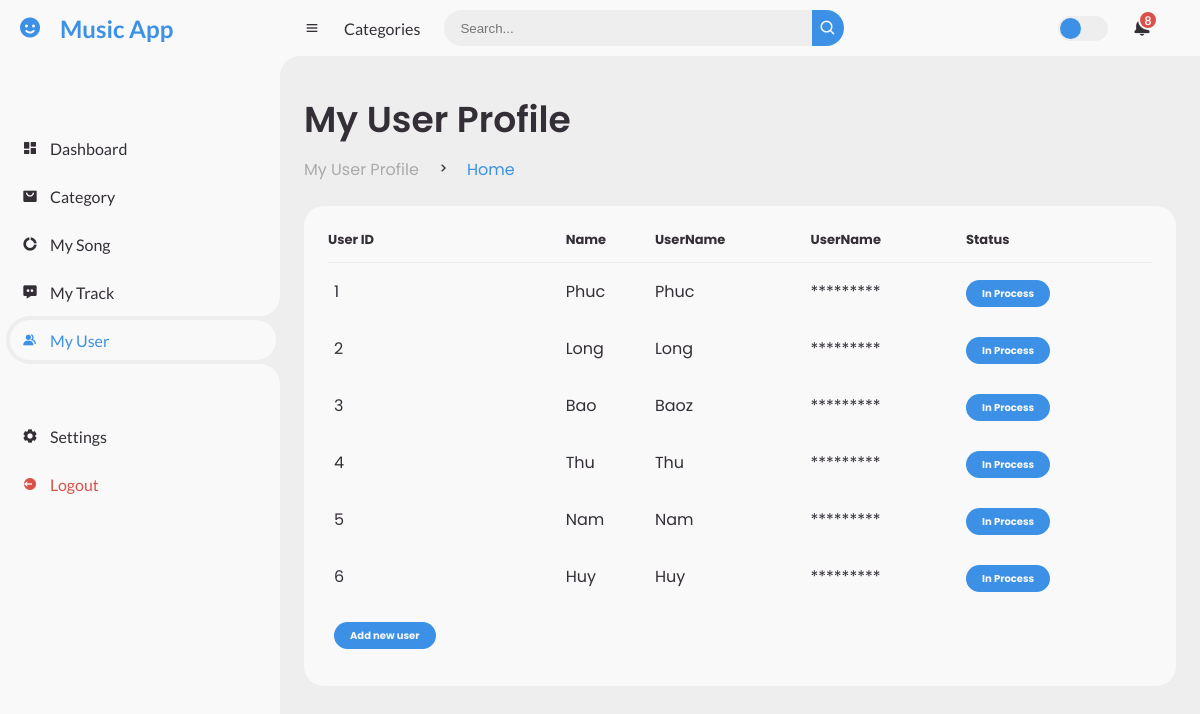
Page /Admin/Views/Profile.php on the committed database.
### tables this page shows
CREATE TABLE `users` (
  `UserID` int(11) NOT NULL,
  `Username` varchar(255) NOT NULL,
  `Password` varchar(255) NOT NULL,
  `Name` varchar(255) NOT NULL
);

### Admin/Views/Profile.php (the view, shortened to what this page needs)
<!DOCTYPE html>
<html lang="en">
<head>
	<link href='https://unpkg.com/boxicons@2.0.9/css/boxicons.min.css' rel='stylesheet'>
	<link rel="stylesheet" href="../assets/style.css">
</head>
<body>
	<section id="sidebar">
		<a href="#" class="brand">
			<i class='bx bxs-smile'></i>
			<span class="text">Music App</span>
		</a>
		<ul class="side-menu top">
			<li>
				<a href="../index.php">
					<i class='bx bxs-dashboard' ></i>
					<span class="text">Dashboard</span>
				</a>
			</li>
			<li>
				<a href="./Category.php">
					<i class='bx bxs-shopping-bag-alt' ></i>
					<span class="text">Category</span>
				</a>
			</li>
			<li>
				<a href="./Song.php">
					<i class='bx bxs-doughnut-chart' ></i>
					<span class="text">My Song</span>
				</a>
			</li>
			<li>
				<a href="./Track.php">
					<i class='bx bxs-message-dots' ></i>
					<span class="text">My Track</span>
				</a>
			</li>
			<li class="active">
				<a href="./Profile.php">
					<i class='bx bxs-group' ></i>
					<span class="text">My User</span>
				</a>
			</li>
		</ul>
		<ul class="side-menu">
			<li>
				<a href="#">
					<i class='bx bxs-cog' ></i>
					<span class="text">Settings</span>
				</a>
			</li>
			<li>
				<a href="../logout.php" class="logout">
					<i class='bx bxs-log-out-circle' ></i>
					<span class="text">Logout</span>
				</a>
			</li>
		</ul>
	</section>
	<section id="content">
		<nav>
			<i class='bx bx-menu' ></i>
			<a href="#" class="nav-link">Categories</a>
			<form action="#">
				<div class="form-input">
					<input type="search" placeholder="Search...">
					<button type="submit" class="search-btn"><i class='bx bx-search' ></i></button>
				</div>
			</form>
			<label for="switch-mode" class="switch-mode"></label>
			<a href="#" class="notification">
				<span class="num">8</span>
			</a>
		</nav>
		<main>
			<div class="head-title">
				<div class="left">
					<h1>My User Profile</h1>
					<ul class="breadcrumb">
						<li>
							<a href="#">My User Profile</a>
						</li>
						<li><i class='bx bx-chevron-right' ></i></li>
						<li>
							<a class="active" href="#">Home</a>
						</li>
					</ul>
				</div>
			</div>
			<div class="table-data">
				<div class="order">
					<table>
						<thead>
							<tr>
								<th>User ID</th>
								<th>Name</th>
								<th>UserName</th>
								<th>UserName</th>
								<th>Status</th>
							</tr>
						</thead>
						<?php
							include "../db_con.php";
							$sql="SELECT * from users";
							$result=$conn-> query($sql);
							if ($result-> num_rows > 0){
								while ($row=$result-> fetch_assoc()) {
						?>
						<tbody>
							<tr>
								<td><?=$row["UserID"]?></td>
								<td><p><?=$row["Name"]?></p></td>
								<td><p><?=$row["Username"]?></p></td>
								<td>*********</td>
								<td><span class="status completed">In Process</span></td>
							</tr>
							<?php
								}
							}
						?>
                            <tr>
								<td><a href= "./AddUser.php"><span class="status completed">Add new user</span></a></td>
                            </tr>
						</tbody>
					</table>
				</div>
			</div>
		</main>
	</section>
</body>
</html>

### rows in the picture
users: UserID "1", Name "Phuc", Username "Phuc"
users: UserID "2", Name "Long", Username "Long"
users: UserID "3", Name "Bao", Username "Baoz"
users: UserID "4", Name "Thu", Username "Thu"
users: UserID "5", Name "Nam", Username "Nam"
users: UserID "6", Name "Huy", Username "Huy"
